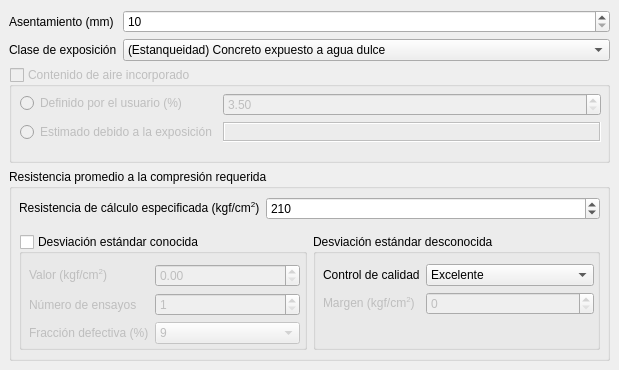
      <widget class="QWidget" name="field_requirements">
       <property name="sizePolicy">
        <sizepolicy hsizetype="Preferred" vsizetype="Preferred">
         <horstretch>0</horstretch>
         <verstretch>0</verstretch>
        </sizepolicy>
       </property>
       <widget class="QWidget" name="layoutWidget">
        <property name="geometry">
         <rect>
          <x>9</x>
          <y>10</y>
          <width>601</width>
          <height>351</height>
         </rect>
        </property>
        <layout class="QVBoxLayout" name="verticalLayout" stretch="0,1,2">
         <item>
          <layout class="QFormLayout" name="formLayout_7">
           <property name="formAlignment">
            <set>Qt::AlignmentFlag::AlignLeading|Qt::AlignmentFlag::AlignLeft|Qt::AlignmentFlag::AlignVCenter</set>
           </property>
           <property name="verticalSpacing">
            <number>6</number>
           </property>
           <property name="bottomMargin">
            <number>0</number>
           </property>
           <item row="0" column="0">
            <widget class="QLabel" name="label_slump">
             <property name="text">
              <string>Asentamiento (mm)</string>
             </property>
             <property name="buddy">
              <cstring>spinBox_slump</cstring>
             </property>
            </widget>
           </item>
           <item row="0" column="1">
            <widget class="QSpinBox" name="spinBox_slump">
             <property name="minimum">
              <number>10</number>
             </property>
             <property name="maximum">
              <number>210</number>
             </property>
            </widget>
           </item>
           <item row="1" column="0">
            <widget class="QLabel" name="label_exposure">
             <property name="text">
              <string>Clase de exposición</string>
             </property>
             <property name="buddy">
              <cstring>comboBox_exposure</cstring>
             </property>
            </widget>
           </item>
           <item row="1" column="1">
            <widget class="QComboBox" name="comboBox_exposure">
             <property name="sizePolicy">
              <sizepolicy hsizetype="Preferred" vsizetype="Fixed">
               <horstretch>0</horstretch>
               <verstretch>0</verstretch>
              </sizepolicy>
             </property>
             <property name="editable">
              <bool>false</bool>
             </property>
             <item>
              <property name="text">
               <string>(Estanqueidad) Concreto expuesto a agua dulce</string>
              </property>
             </item>
             <item>
              <property name="text">
               <string>(Estanqueidad) Concreto expuesto a agua salobre o de mar</string>
              </property>
             </item>
             <item>
              <property name="text">
               <string>(Exposicion a sulfatos) Moderada</string>
              </property>
             </item>
             <item>
              <property name="text">
               <string>(Exposicion a sulfatos) Severa</string>
              </property>
             </item>
             <item>
              <property name="text">
               <string>(Exposicion a sulfatos) Muy severa</string>
              </property>
             </item>
             <item>
              <property name="text">
               <string>Atmosfera común</string>
              </property>
             </item>
             <item>
              <property name="text">
               <string>Alta humedad relativa</string>
              </property>
             </item>
             <item>
              <property name="text">
               <string>Litoral</string>
              </property>
             </item>
            </widget>
           </item>
          </layout>
         </item>
         <item>
          <widget class="QGroupBox" name="groupBox_air">
           <property name="enabled">
            <bool>false</bool>
           </property>
           <property name="sizePolicy">
            <sizepolicy hsizetype="Preferred" vsizetype="Preferred">
             <horstretch>0</horstretch>
             <verstretch>0</verstretch>
            </sizepolicy>
           </property>
           <property name="title">
            <string>Contenido de aire incorporado</string>
           </property>
           <property name="checkable">
            <bool>true</bool>
           </property>
           <property name="checked">
            <bool>false</bool>
           </property>
           <widget class="QWidget" name="layoutWidget">
            <property name="geometry">
             <rect>
              <x>11</x>
              <y>20</y>
              <width>581</width>
              <height>61</height>
             </rect>
            </property>
            <layout class="QFormLayout" name="formLayout_6">
             <property name="formAlignment">
              <set>Qt::AlignmentFlag::AlignLeading|Qt::AlignmentFlag::AlignLeft|Qt::AlignmentFlag::AlignVCenter</set>
             </property>
             <item row="0" column="0">
              <widget class="QRadioButton" name="radioButton_user_defined">
               <property name="text">
                <string>Definido por el usuario (%)</string>
               </property>
              </widget>
             </item>
             <item row="0" column="1">
              <widget class="QDoubleSpinBox" name="doubleSpinBox_user_defined">
               <property name="minimum">
                <double>3.500000000000000</double>
               </property>
               <property name="maximum">
                <double>7.500000000000000</double>
               </property>
               <property name="singleStep">
                <double>0.500000000000000</double>
               </property>
              </widget>
             </item>
             <item row="1" column="0">
              <widget class="QRadioButton" name="radioButton_exposure_defined">
               <property name="text">
                <string>Estimado debido a la exposición</string>
               </property>
              </widget>
             </item>
             <item row="1" column="1">
              <widget class="QLabel" name="label_exposure_defined">
               <property name="frameShape">
                <enum>QFrame::Shape::Box</enum>
               </property>
               <property name="frameShadow">
                <enum>QFrame::Shadow::Sunken</enum>
               </property>
               <property name="text">
                <string/>
               </property>
               <property name="alignment">
                <set>Qt::AlignmentFlag::AlignCenter</set>
               </property>
              </widget>
             </item>
            </layout>
           </widget>
          </widget>
         </item>
         <item>
          <widget class="QGroupBox" name="groupBox_strength">
           <property name="sizePolicy">
            <sizepolicy hsizetype="Preferred" vsizetype="Preferred">
             <horstretch>0</horstretch>
             <verstretch>0</verstretch>
            </sizepolicy>
           </property>
           <property name="autoFillBackground">
            <bool>false</bool>
           </property>
           <property name="title">
            <string>Resistencia promedio a la compresión requerida</string>
           </property>
           <property name="flat">
            <bool>false</bool>
           </property>
           <property name="checkable">
            <bool>false</bool>
           </property>
           <widget class="QWidget" name="layoutWidget">
            <property name="geometry">
             <rect>
              <x>10</x>
              <y>20</y>
              <width>581</width>
              <height>161</height>
             </rect>
            </property>
            <layout class="QVBoxLayout" name="verticalLayout_2" stretch="1,3">
             <item>
              <layout class="QFormLayout" name="formLayout_5">
               <property name="sizeConstraint">
                <enum>QLayout::SizeConstraint::SetDefaultConstraint</enum>
               </property>
               <property name="labelAlignment">
                <set>Qt::AlignmentFlag::AlignLeading|Qt::AlignmentFlag::AlignLeft|Qt::AlignmentFlag::AlignVCenter</set>
               </property>
               <property name="formAlignment">
                <set>Qt::AlignmentFlag::AlignLeading|Qt::AlignmentFlag::AlignLeft|Qt::AlignmentFlag::AlignVCenter</set>
               </property>
               <property name="horizontalSpacing">
                <number>6</number>
               </property>
               <item row="0" column="0">
                <widget class="QLabel" name="label_spec_strength">
                 <property name="text">
                  <string>&lt;html&gt;&lt;head/&gt;&lt;body&gt;&lt;p&gt;Resistencia de cálculo especificada (kgf/cm&lt;span style=&quot; vertical-align:super;&quot;&gt;2&lt;/span&gt;)&lt;/p&gt;&lt;/body&gt;&lt;/html&gt;</string>
                 </property>
                 <property name="buddy">
                  <cstring>spinBox_spec_strength</cstring>
                 </property>
                </widget>
               </item>
               <item row="0" column="1">
                <widget class="QSpinBox" name="spinBox_spec_strength">
                 <property name="minimum">
                  <number>180</number>
                 </property>
                 <property name="maximum">
                  <number>450</number>
                 </property>
                 <property name="singleStep">
                  <number>1</number>
                 </property>
                 <property name="value">
                  <number>210</number>
                 </property>
                </widget>
               </item>
              </layout>
             </item>
             <item>
              <layout class="QHBoxLayout" name="horizontalLayout" stretch="0,0">
               <item>
                <widget class="QGroupBox" name="groupBox_std_dev_known">
                 <property name="title">
                  <string>Desviación estándar conocida</string>
                 </property>
                 <property name="flat">
                  <bool>false</bool>
                 </property>
                 <property name="checkable">
                  <bool>true</bool>
                 </property>
                 <property name="checked">
                  <bool>false</bool>
                 </property>
                 <widget class="QWidget" name="layoutWidget">
                  <property name="geometry">
                   <rect>
                    <x>10</x>
                    <y>30</y>
                    <width>271</width>
                    <height>91</height>
                   </rect>
                  </property>
                  <layout class="QFormLayout" name="formLayout_4">
                   <item row="0" column="0">
                    <widget class="QLabel" name="label_value">
                     <property name="text">
                      <string>&lt;html&gt;&lt;head/&gt;&lt;body&gt;&lt;p&gt;Valor (kgf/cm&lt;span style=&quot; vertical-align:super;&quot;&gt;2&lt;/span&gt;)&lt;/p&gt;&lt;/body&gt;&lt;/html&gt;</string>
                     </property>
                     <property name="buddy">
                      <cstring>doubleSpinBox_value</cstring>
                     </property>
                    </widget>
                   </item>
                   <item row="0" column="1">
                    <widget class="QDoubleSpinBox" name="doubleSpinBox_value">
                     <property name="minimum">
                      <double>0.000000000000000</double>
                     </property>
                     <property name="maximum">
                      <double>100.000000000000000</double>
                     </property>
                     <property name="value">
                      <double>0.000000000000000</double>
                     </property>
                    </widget>
                   </item>
                   <item row="1" column="0">
                    <widget class="QLabel" name="label_test_nro">
                     <property name="text">
                      <string>Número de ensayos</string>
                     </property>
                     <property name="buddy">
                      <cstring>spinBox_test_nro</cstring>
                     </property>
                    </widget>
                   </item>
                   <item row="1" column="1">
                    <widget class="QSpinBox" name="spinBox_test_nro">
                     <property name="minimum">
                      <number>1</number>
                     </property>
                     <property name="maximum">
                      <number>100</number>
                     </property>
                    </widget>
                   </item>
                   <item row="2" column="0">
                    <widget class="QLabel" name="label_defective_level">
                     <property name="text">
                      <string>Fracción defectiva (%)</string>
                     </property>
                     <property name="buddy">
                      <cstring>comboBox_defective_level</cstring>
                     </property>
                    </widget>
                   </item>
                   <item row="2" column="1">
                    <widget class="QComboBox" name="comboBox_defective_level">
                     <property name="currentIndex">
                      <number>10</number>
                     </property>
                     <property name="maxVisibleItems">
                      <number>10</number>
                     </property>
                     <item>
                      <property name="text">
                       <string>0,5</string>
                      </property>
                     </item>
                     <item>
                      <property name="text">
                       <string>1</string>
                      </property>
                     </item>
                     <item>
                      <property name="text">
                       <string>2</string>
                      </property>
                     </item>
                     <item>
                      <property name="text">
                       <string>2,5</string>
                      </property>
                     </item>
                     <item>
                      <property name="text">
                       <string>3</string>
                      </property>
                     </item>
                     <item>
                      <property name="text">
                       <string>4</string>
                      </property>
                     </item>
                     <item>
                      <property name="text">
                       <string>5</string>
                      </property>
                     </item>
                     <item>
                      <property name="text">
                       <string>6</string>
                      </property>
                     </item>
                     <item>
                      <property name="text">
                       <string>7</string>
                      </property>
                     </item>
                     <item>
                      <property name="text">
                       <string>8</string>
                      </property>
                     </item>
                     <item>
                      <property name="text">
                       <string>9</string>
                      </property>
                     </item>
                     <item>
                      <property name="text">
                       <string>10</string>
                      </property>
                     </item>
                     <item>
                      <property name="text">
                       <string>15</string>
                      </property>
                     </item>
                     <item>
                      <property name="text">
                       <string>20</string>
                      </property>
                     </item>
                     <item>
                      <property name="text">
                       <string>25</string>
                      </property>
                     </item>
                    </widget>
                   </item>
                  </layout>
                 </widget>
                </widget>
               </item>
               <item>
                <widget class="QGroupBox" name="groupBox_std_dev_unknown">
                 <property name="title">
                  <string>Desviación estándar desconocida</string>
                 </property>
                 <property name="checkable">
                  <bool>false</bool>
                 </property>
                 <property name="checked">
                  <bool>false</bool>
                 </property>
                 <widget class="QWidget" name="layoutWidget">
                  <property name="geometry">
                   <rect>
                    <x>10</x>
                    <y>30</y>
                    <width>271</width>
                    <height>61</height>
                   </rect>
                  </property>
                  <layout class="QFormLayout" name="formLayout_3">
                   <item row="0" column="0">
                    <widget class="QLabel" name="label_qual_control">
                     <property name="text">
                      <string>Control de calidad</string>
                     </property>
                     <property name="buddy">
                      <cstring>comboBox_qual_control</cstring>
                     </property>
                    </widget>
                   </item>
                   <item row="0" column="1">
                    <widget class="QComboBox" name="comboBox_qual_control">
                     <item>
                      <property name="text">
                       <string>Excelente</string>
                      </property>
                     </item>
                     <item>
                      <property name="text">
                       <string>Aceptable</string>
                      </property>
                     </item>
                     <item>
                      <property name="text">
                       <string>Sin control</string>
                      </property>
                     </item>
                    </widget>
                   </item>
                   <item row="1" column="0">
                    <widget class="QLabel" name="label_margin">
                     <property name="enabled">
                      <bool>false</bool>
                     </property>
                     <property name="text">
                      <string>&lt;html&gt;&lt;head/&gt;&lt;body&gt;&lt;p&gt;Margen (kgf/cm&lt;span style=&quot; vertical-align:super;&quot;&gt;2&lt;/span&gt;)&lt;/p&gt;&lt;/body&gt;&lt;/html&gt;</string>
                     </property>
                     <property name="buddy">
                      <cstring>spinBox_margin</cstring>
                     </property>
                    </widget>
                   </item>
                   <item row="1" column="1">
                    <widget class="QSpinBox" name="spinBox_margin">
                     <property name="enabled">
                      <bool>false</bool>
                     </property>
                     <property name="maximum">
                      <number>100</number>
                     </property>
                    </widget>
                   </item>
                  </layout>
                 </widget>
                </widget>
               </item>
              </layout>
             </item>
            </layout>
           </widget>
          </widget>
         </item>
        </layout>
       </widget>
      </widget>
